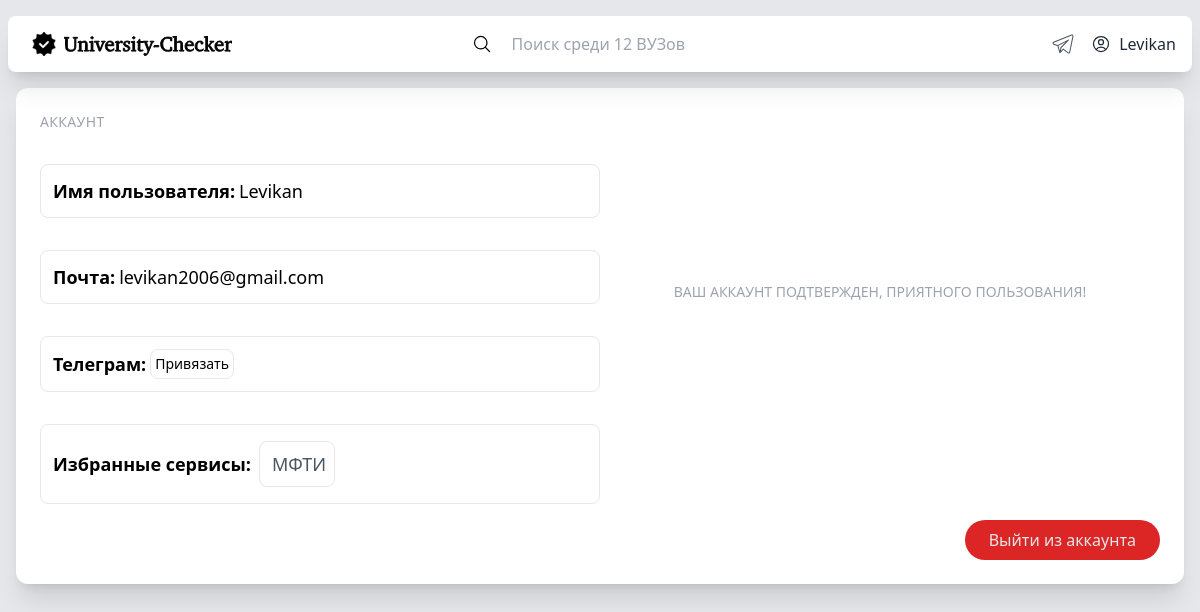
Before: /account/ (signed in) with the older database file.
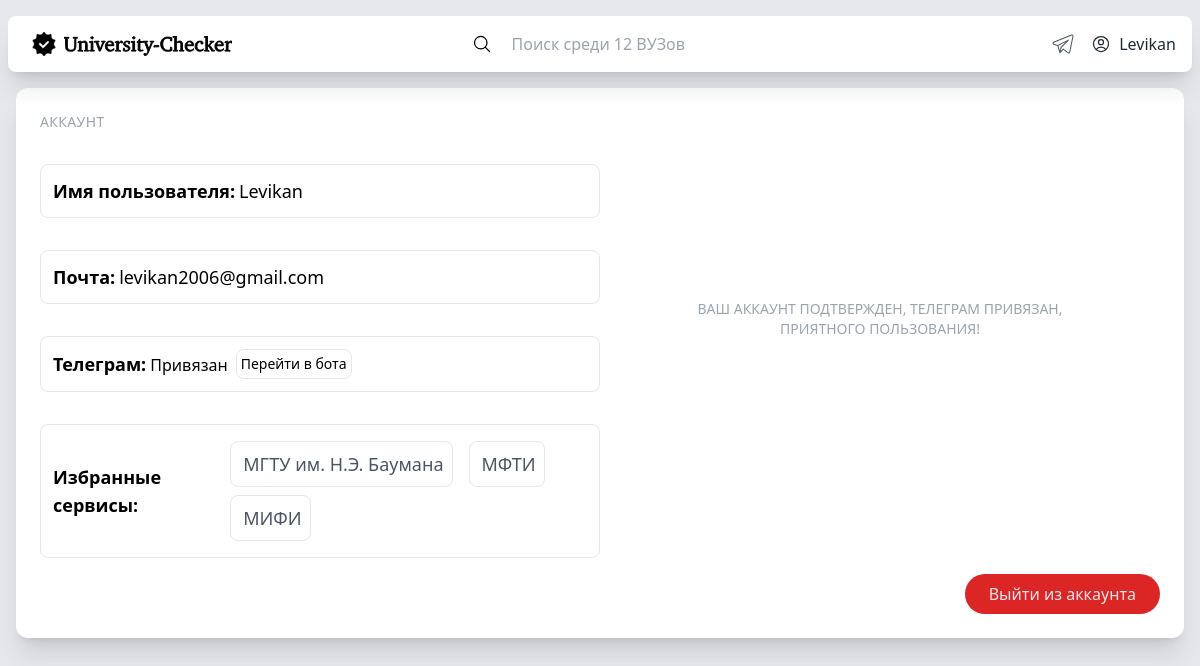
After: the same page with the newer database file.
### models/models.py (models this page shows, shortened)
class Service(models.Model):
    name = models.CharField(max_length=25, db_index=True, unique=True, verbose_name="name")
    url = models.URLField(max_length=25, unique=True)
    status = models.CharField(max_length=999999, default = None,null=True)
    reports = models.CharField(max_length=999999, default = None,null=True)
    time = models.CharField(max_length=999999, default = None,null=True)
    slug = models.SlugField(max_length=255, unique=True, db_index=True)
    image = models.FileField(null=True)
    abbreviation = models.CharField(unique=True, max_length=255, null=True)

### core/views.py (the view)
# urls.py: path('account/', core_views.account),
def account(request, **kwargs):
    username = request.user
    print(kwargs)
    try:
        user = User.objects.get(username=username)
        if user.subscribes:
            subscribes = user.subscribes.split(',')
            subscribes = [i[:].strip() for i in subscribes]
            del subscribes[-1]
            print(subscribes)
            c_s = []
            for service in subscribes:
                if Service.objects.get(slug=service):
                    s = Service.objects.get(slug=service)
                    subs = {}
                    subs['abb'] = s.abbreviation
                    subs['slug'] = s.slug
                    c_s.append(subs)
                else:
                    c_s.append("Нет подписок")
            print(c_s)
        else:
            c_s = ""
        dc = model_to_dict(user)
        try:
            please_confirm = kwargs['please_confirm']
            dc['please_confirm'] = please_confirm
        except:
            pass
        try:
            already_exist = kwargs['already_exist']
            dc['already_exist'] = already_exist
        except:
            pass
        try:
            tg = kwargs['tg']
            dc['tg'] = tg
        except:
            pass
            print(dc)
        return render(request, "account.html", {"dict": dc, "subs": c_s, "count":  count_services()})
    except ObjectDoesNotExist:
        return log_in(request)

### core/views.py (called while the page is built)
def count_services():
    count = Service.objects.all().count()
    return count

### models/models.py (called while the page is built)
    def __str__(self):
        return str(self.username)

### core/templates/account.html (shortened to what the changed rows need)
<!DOCTYPE html>
<html lang="en">
<head>
    <script src="https://cdn.tailwindcss.com"></script>
</head>
<body>
    <div class="absolute md:w-full min-w-screen md:min-h-screen  h-auto flex bg-gray-200">
        <div class="shrink flex flex-col w-full min-h-screen max-w-screen-xl">
            <div class="grow flex flex-col w-full mb-2">
            <div class="bg-white shadow-xl rounded-xl h-auto p-6 m-4 z-0 hover:shadow-4xl  ">
                <div class="grid md:grid-cols-2 col-span-2">
                    <div class="flex text-lg flex-col justify-start">
                        <div class="flex my-4 p-3 border border-gray-200 rounded-lg">
                            <p class="font-semibold place-self-center">Телеграм: </p> <p class="ml-1">
                                {%if dict.tgid%}
                                    <p class="text-base pt-1 lace-self-center mr-2">Привязан </p><a target="_blank" class="flex place-self-center p-1 border hover:shadow-md border-gray-200 rounded-lg text-sm"
                                    href="https://t.me/university_checker_bot">Перейти в бота</a>
                                {%elif not tgid%}
                                <a target="_blank" class="flex place-content-center p-1 border hover:shadow-md border-gray-200 rounded-lg text-sm"
                                href="https://t.me/university_checker_bot">Привязать</a>
                                {%endif%}
                            </p>
                        </div>
                            <div class="flex my-4 place-items-center p-3 border border-gray-200 rounded-lg">
                                <div class="flex flex-wrap">
                                    {%for s in subs%}
                                    <a class="mx-2 my-1 text-gray-600  flex place-content-center p-2 border border-gray-200 rounded-lg hover:shadow-lg hover:cursor-pointer duration-100" href="/service/{{s.slug}}">
                                    <p class="ml-1"> {{s.abb}}</p>
                                    </a>
                                    {%endfor%}
                                </div>
                            </div>
                    </div>
                    <div class="flex md:mt-0 my-8 text-lg flex-col justify-center place-items-center">
                        {% if user.is_authenticated and user.is_confirmed and dict.tgid%}
                        <span class=" text-center uppercase text-gray-400 text-sm mb-4">Ваш аккаунт подтвержден, телеграм привязан, <br>приятного пользования! </span>
                        {% elif user.is_authenticated and user.is_confirmed and not dict.tgid%}
                        <span class=" text-center uppercase text-gray-400 text-sm mb-4">Ваш аккаунт подтвержден, приятного пользования! </span>
                        {% elif not user.is_confirmed%}
                        <span class="uppercase text-gray-400 text-sm mb-4">Подтвердите ваш аккаунт, проверьте почту!</span>
                        {%endif%}
                    </div>
                    </div>
                </div>
            </div>
        </div>
    </div>
</body>

Changed rows visible on the page:
changed User "Levikan": tgid empty → "975083397" (drawn)
now on this page (row unchanged): Service: abb "МГТУ им. Н.Э. Баумана"
now on this page (row unchanged): Service: abb "МИФИ"
Other visible differences:
text no longer shown: "Привязать ВАШ АККАУНТ ПОДТВЕРЖДЕН, ПРИЯТНОГО ПОЛЬЗОВАНИЯ!"
text now shown: "Привязан Перейти в бота ВАШ АККАУНТ ПОДТВЕРЖДЕН, ТЕЛЕГРАМ ПРИВЯЗАН, ПРИЯТНОГО ПОЛЬЗОВАНИЯ!"
